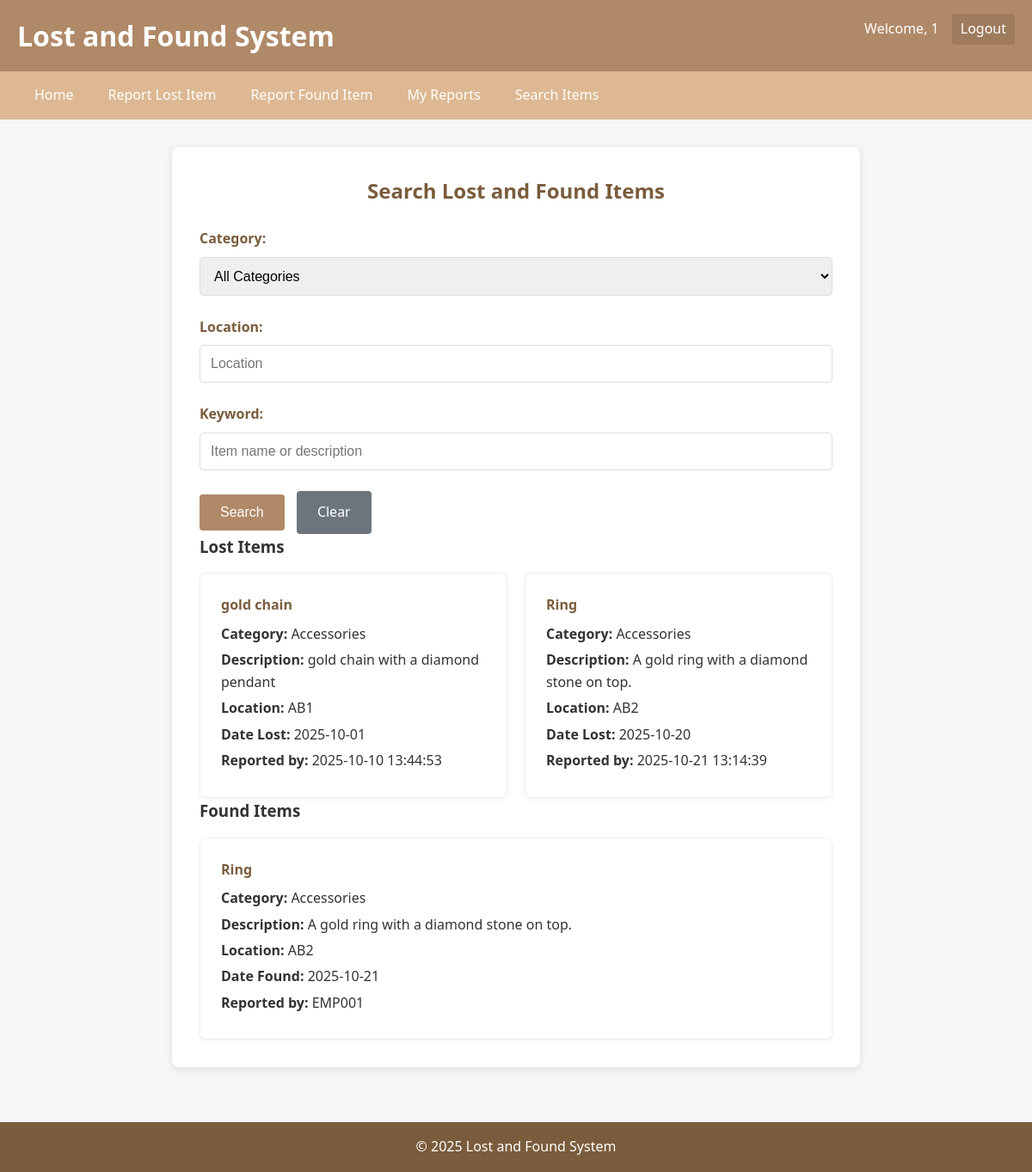
The app's page /search?user_id=1 with its own data.
### tables this page shows
CREATE TABLE lost_items (
            id INTEGER PRIMARY KEY AUTOINCREMENT,
            user_id INTEGER NOT NULL,
            item_name TEXT NOT NULL,
            category TEXT NOT NULL,
            description TEXT,
            location TEXT,
            date_lost DATE,
            image_path TEXT,
            created_at TIMESTAMP DEFAULT CURRENT_TIMESTAMP,
            FOREIGN KEY (user_id) REFERENCES users (id)
        );

CREATE TABLE found_items (
            id INTEGER PRIMARY KEY AUTOINCREMENT,
            user_id INTEGER NOT NULL,
            item_name TEXT NOT NULL,
            category TEXT NOT NULL,
            description TEXT,
            location TEXT,
            date_found DATE,
            created_at TIMESTAMP DEFAULT CURRENT_TIMESTAMP,
            FOREIGN KEY (user_id) REFERENCES users (id)
        );

CREATE TABLE users (
            id INTEGER PRIMARY KEY AUTOINCREMENT,
            user_id TEXT UNIQUE NOT NULL,
            created_at TIMESTAMP DEFAULT CURRENT_TIMESTAMP
        );

### app.py (the view)
@app.route('/search')
def search():
    user_id = request.args.get('user_id')
    if not user_id:
        return redirect(url_for('login'))
    category = request.args.get('category', '')
    location = request.args.get('location', '')
    keyword = request.args.get('keyword', '')
    conn = sqlite3.connect(DATABASE)
    cursor = conn.cursor()
    lost_query = """
        SELECT l.*, u.user_id FROM lost_items l
        JOIN users u ON l.user_id = u.id
        WHERE 1=1
    """
    found_query = """
        SELECT f.*, u.user_id FROM found_items f
        JOIN users u ON f.user_id = u.id
        WHERE 1=1
    """
    params = []
    if category:
        lost_query += " AND l.category = ?"
        found_query += " AND f.category = ?"
        params.append(category)
        params.append(category)
    if location:
        lost_query += " AND l.location = ?"
        found_query += " AND f.location = ?"
        params.append(location)
        params.append(location)
    if keyword:
        lost_query += " AND (l.item_name LIKE ? OR l.description LIKE ?)"
        found_query += " AND (f.item_name LIKE ? OR f.description LIKE ?)"
        params.extend([f"%{keyword}%", f"%{keyword}%", f"%{keyword}%", f"%{keyword}%"])
    cursor.execute(lost_query, params[:len(params)//2])
    lost_items = cursor.fetchall()
    cursor.execute(found_query, params[len(params)//2:])
    found_items = cursor.fetchall()
    conn.close()
    return render_template('search.html',
                          lost_items=lost_items,
                          found_items=found_items,
                          category=category,
                          location=location,
                          keyword=keyword,
                          user_id=user_id)

### templates/search.html (shortened to what this page needs)
{% extends "base.html" %}
{% block content %}
<div class="search-page">
    <h2>Search Lost and Found Items</h2>
    <form method="GET" class="search-form">
        <div class="form-group">
            <label for="category">Category:</label>
            <select id="category" name="category">
                <option value="">All Categories</option>
            </select>
        </div>
        <div class="form-group">
            <label for="location">Location:</label>
            <input type="text" id="location" name="location" value="{{ location }}" placeholder="Location">
        </div>
        <div class="form-group">
            <label for="keyword">Keyword:</label>
            <input type="text" id="keyword" name="keyword" value="{{ keyword }}" placeholder="Item name or description">
        </div>
        <button type="submit" class="btn-primary">Search</button>
        <a href="{{ url_for('search') }}" class="btn-secondary">Clear</a>
    </form>
    <div class="search-results">
        <h3>Lost Items</h3>
        {% if lost_items %}
            <div class="items-list">
                {% for item in lost_items %}
                    <div class="item-card">
                        <h4>{{ item[2] }}</h4>
                        <p><strong>Category:</strong> {{ item[3] }}</p>
                        <p><strong>Description:</strong> {{ item[4] }}</p>
                        <p><strong>Location:</strong> {{ item[5] }}</p>
                        <p><strong>Date Lost:</strong> {{ item[6] }}</p>
                        <p><strong>Reported by:</strong> {{ item[8] }}</p>
                    </div>
                {% endfor %}
            </div>
        {% else %}
            <p>No lost items found matching your criteria.</p>
        {% endif %}
        <h3>Found Items</h3>
        {% if found_items %}
            <div class="items-list">
                {% for item in found_items %}
                    <div class="item-card">
                        <h4>{{ item[2] }}</h4>
                        <p><strong>Category:</strong> {{ item[3] }}</p>
                        <p><strong>Description:</strong> {{ item[4] }}</p>
                        <p><strong>Location:</strong> {{ item[5] }}</p>
                        <p><strong>Date Found:</strong> {{ item[6] }}</p>
                        <p><strong>Reported by:</strong> {{ item[8] }}</p>
                    </div>
                {% endfor %}
            </div>
        {% else %}
            <p>No found items found matching your criteria.</p>
        {% endif %}
    </div>
</div>
{% endblock %}

### templates/base.html (shortened to what this page needs)
<!DOCTYPE html>
<html lang="en">
<head>
    <link rel="stylesheet" href="{{ url_for('static', filename='css/style.css') }}">
</head>
<body>
    <header>
        <div class="container">
            <h1>Lost and Found System</h1>
            {% if user_id %}
                <div class="user-info">
                    <span>Welcome, {{ user_id }}</span>
                    <a href="{{ url_for('login') }}">Logout</a>
                </div>
            {% elif session.admin_id %}
                <div class="user-info">
                    <span>Admin: {{ session.admin_id }}</span>
                    <a href="{{ url_for('admin_logout') }}">Logout</a>
                </div>
            {% endif %}
        </div>
    </header>
    <nav>
        <div class="container">
            {% if user_id %}
                <ul>
                    <li><a href="{{ url_for('dashboard', user_id=user_id) }}">Home</a></li>
                    <li><a href="{{ url_for('report_lost', user_id=user_id) }}">Report Lost Item</a></li>
                    <li><a href="{{ url_for('report_found', user_id=user_id) }}">Report Found Item</a></li>
                    <li><a href="{{ url_for('my_reports', user_id=user_id) }}">My Reports</a></li>
                    <li><a href="{{ url_for('search', user_id=user_id) }}">Search Items</a></li>
                </ul>
            {% elif session.admin_id %}
                <ul>
                    <li><a href="{{ url_for('admin_dashboard') }}">Admin Dashboard</a></li>
                    <li><a href="{{ url_for('admin_reports') }}">Manage Reports</a></li>
                    <li><a href="{{ url_for('admin_users') }}">Manage Users</a></li>
                </ul>
            {% endif %}
        </div>
    </nav>
    <main>
        <div class="container">
            {% block content %}{% endblock %}
        </div>
    </main>
    <footer>
        <div class="container">
            <p>&copy; 2025 Lost and Found System</p>
        </div>
    </footer>
</body>
</html>

### static/css/style.css (style rules this page uses)
:root { --light-beige: #e6ccb2; --medium-beige: #ddb892; --dark-beige: #b08968; --light-brown: #9c6644; --dark-brown: #7a5c3c; }
* { margin: 0; padding: 0; box-sizing: border-box; }
body { font-family: 'Segoe UI', Tahoma, Geneva, Verdana, sans-serif; background-color: #f8f5f6; color: #333; line-height: 1.6; }
.container { max-width: 1200px; margin: 0 auto; padding: 0 20px; }
header { background-color: var(--dark-beige); color: white; padding: 1rem 0; box-shadow: 0 2px 5px rgba(0,0,0,0.1); }
header h1 { display: inline-block; }
.user-info { float: right; display: flex; align-items: center; gap: 15px; }
.user-info a { color: white; text-decoration: none; padding: 5px 10px; border-radius: 4px; background-color: rgba(0,0,0,0.1); transition: background-color 0.3s; }
nav { background-color: var(--medium-beige); padding: 0; }
nav ul { list-style: none; display: flex; flex-wrap: wrap; }
nav ul li { margin: 0; }
nav ul li a { display: block; color: white; text-decoration: none; padding: 15px 20px; transition: background-color 0.3s; }
main { min-height: calc(100vh - 200px); padding: 2rem 0; }
.login-container, .report-form, .search-page, .my-reports, .admin-dashboard, .admin-reports, .admin-users { background-color: white; padding: 2rem; border-radius: 8px; box-shadow: 0 2px 10px rgba(0,0,0,0.1); max-width: 800px; margin: 0 auto; }
h2 { color: var(--dark-brown); margin-bottom: 1.5rem; text-align: center; }
.form-group { margin-bottom: 1.5rem; }
label { display: block; margin-bottom: 0.5rem; font-weight: bold; color: var(--dark-brown); }
input[type="text"], input[type="date"], input[type="password"], select, textarea { width: 100%; padding: 12px; border: 1px solid #ddd; border-radius: 4px; font-size: 16px; transition: border-color 0.3s; }
.btn-primary, .btn-secondary { display: inline-block; padding: 12px 24px; border: none; border-radius: 4px; font-size: 16px; cursor: pointer; text-decoration: none; text-align: center; transition: background-color 0.3s; margin-right: 10px; }
.btn-primary { background-color: var(--dark-beige); color: white; }
.btn-secondary { background-color: #6c757d; color: white; }
.items-list { display: grid; grid-template-columns: repeat(auto-fit, minmax(300px, 1fr)); gap: 20px; margin-top: 1rem; }
.item-card { background-color: white; border: 1px solid #eee; border-radius: 8px; padding: 1.5rem; box-shadow: 0 2px 5px rgba(0,0,0,0.05); }
.item-card h4 { color: var(--dark-brown); margin-bottom: 0.5rem; }
.item-card p { margin-bottom: 0.3rem; }
footer { background-color: var(--dark-brown); color: white; text-align: center; padding: 1rem 0; margin-top: 2rem; }

### records on screen
lost_items: item_name "gold chain", category "Accessories", description "gold chain with a diamond pendant", location "AB1", date_lost "2025-10-01", created_at "2025-10-10 13:44:53"
lost_items: item_name "Ring", category "Accessories", description "A gold ring with a diamond stone on top.", location "AB2", date_lost "2025-10-20", created_at "2025-10-21 13:14:39"
found_items: item_name "Ring", category "Accessories", description "A gold ring with a diamond stone on top.", location "AB2", date_found "2025-10-21", user_id "EMP001"

### other values on screen
{{ user_id }} "1"
